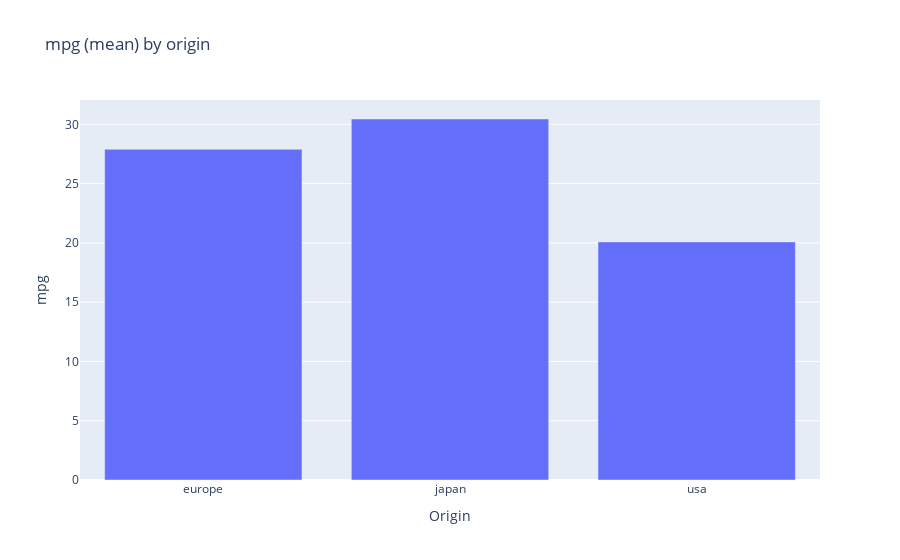

The code cell stored with this chart in its notebook:
### Markdown cell above
## 6) Plotly

### Code cell
import plotly.express as px
# Calculate mpg mean by origin
cars_g = cars.groupby('origin').agg({"mpg": 'mean'})

# Create a bar plot
fig = px.bar(x=cars_g.index, y=cars_g['mpg'], title="mpg (mean) by origin")
fig.update_layout(xaxis_title='Origin', yaxis_title = 'mpg')
fig.show()

### Figure 1 — Plotly figure (JSON) as saved in the notebook; plotly's stock layout.template omitted (floating-point values rounded to 4 significant figures)
{"data": [{"alignmentgroup": "True", "hovertemplate": "x=%{x}<br>y=%{y}<extra></extra>", "legendgroup": "", "marker": {"color": "#636efa", "pattern": {"shape": ""}}, "name": "", "offsetgroup": "", "orientation": "v", "showlegend": false, "textposition": "auto", "type": "bar", "x": ["europe", "japan", "usa"], "xaxis": "x", "y": [27.89, 30.45, 20.08], "yaxis": "y"}], "layout": {"barmode": "relative", "legend": {"tracegroupgap": 0}, "title": {"text": "mpg (mean) by origin"}, "xaxis": {"anchor": "y", "domain": [0, 1], "title": {"text": "Origin"}}, "yaxis": {"anchor": "x", "domain": [0, 1], "title": {"text": "mpg"}}}}
